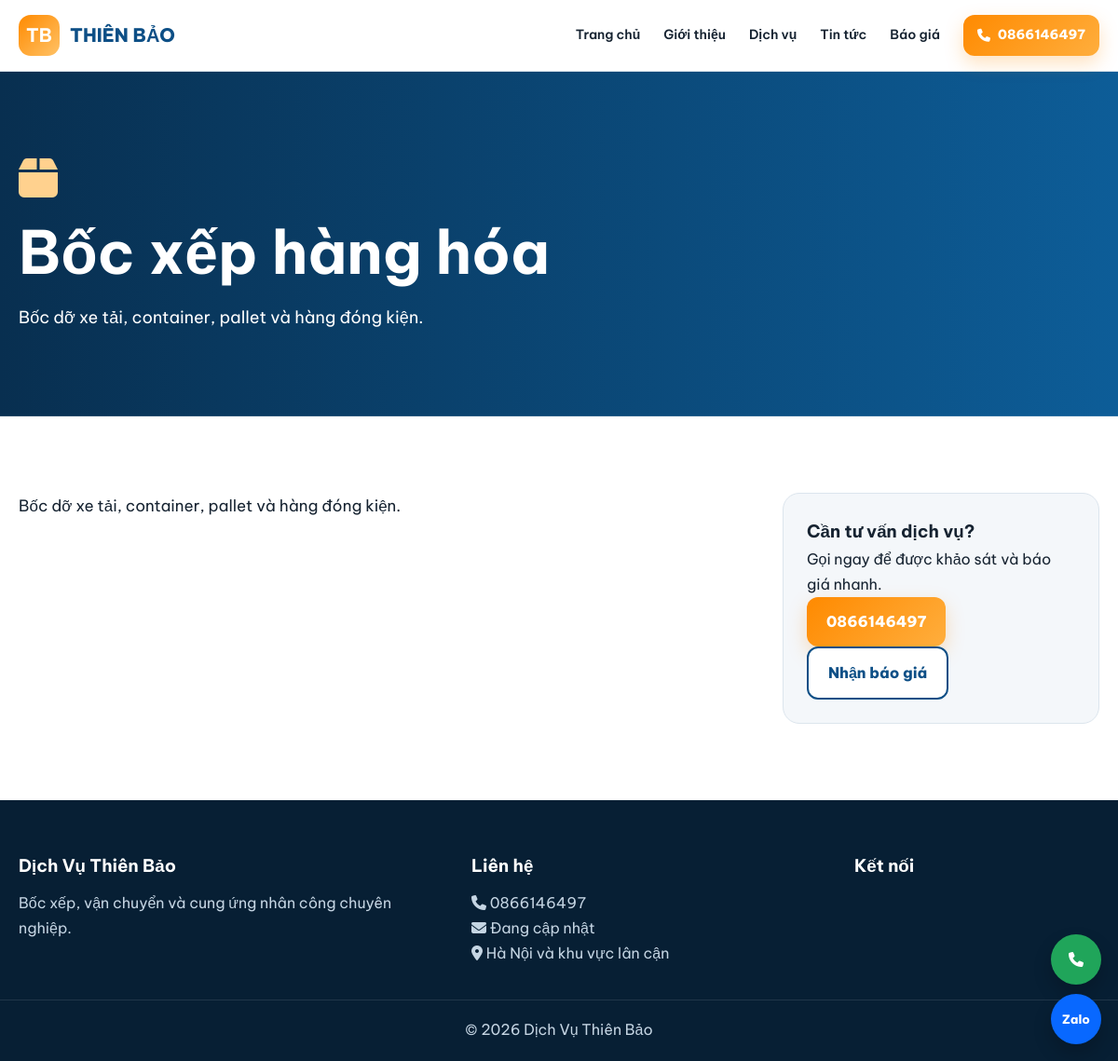
/dich-vu/boc-xep-hang-hoa, run on the app's committed database.
### app.py (models this page shows)
class SiteSetting(db.Model):
    id=db.Column(db.Integer,primary_key=True); key=db.Column(db.String(100),unique=True,nullable=False); value=db.Column(db.Text,default='')

class Service(db.Model):
    id=db.Column(db.Integer,primary_key=True); title=db.Column(db.String(160),nullable=False); slug=db.Column(db.String(180),unique=True,nullable=False)
    icon=db.Column(db.String(80),default='fa-solid fa-box'); short_description=db.Column(db.String(300),nullable=False); content=db.Column(db.Text)
    image=db.Column(db.String(255)); banner_image=db.Column(db.String(255)); faq=db.Column(db.Text); seo_title=db.Column(db.String(180)); seo_description=db.Column(db.String(320))
    is_active=db.Column(db.Boolean,default=True); sort_order=db.Column(db.Integer,default=0); created_at=db.Column(db.DateTime,default=datetime.utcnow)

### app.py (the view)
@app.get('/dich-vu/<slug>')
def service_detail(slug): return render_template('service_detail.html',service=Service.query.filter_by(slug=slug,is_active=True).first_or_404())

### app.py (called while the page is built)
def setting(key,default=''):
    row=SiteSetting.query.filter_by(key=key).first(); return row.value if row else DEFAULT_SETTINGS.get(key,default)

@app.context_processor
def globals_ctx():
    site={k:setting(k,v) for k,v in DEFAULT_SETTINGS.items()}
    site.update({'logo_image':setting('logo_image'),'favicon':setting('favicon'),'hero_image':setting('hero_image')})
    return {'site':site,'current_year':datetime.now().year,'csrf_token':csrf_token}

@app.before_request
def csrf_guard():
    if request.method=='POST': check_csrf()

### templates/service_detail.html (shortened to what this page needs)
{% extends 'base.html' %}{% block title %}{{ service.seo_title or service.title }} | {{ site.company_name }}{% endblock %}{% block description %}{{ service.seo_description or service.short_description }}{% endblock %}{% block content %}
<section class="page-hero" ><div class="container"><i class="{{ service.icon }} hero-icon"></i><h1>{{ service.title }}</h1><p>{{ service.short_description }}</p></div></section>
<section class="section"><div class="container content-grid"><article class="article"><div class="rich">{{ service.content|safe }}</div></article><aside class="cta-box"><h3>Cần tư vấn dịch vụ?</h3><p>Gọi ngay để được khảo sát và báo giá nhanh.</p><a class="btn" href="tel:{{ site.hotline }}">{{ site.hotline }}</a><a class="btn ghost" href="{{ url_for('index') }}#bao-gia">Nhận báo giá</a></aside></div></section>
{% endblock %}

### templates/base.html (shortened to what this page needs)
<!doctype html><html lang="vi"><head><meta charset="utf-8"><meta name="viewport" content="width=device-width,initial-scale=1">
<link rel="stylesheet" href="https://cdnjs.cloudflare.com/ajax/libs/font-awesome/6.7.2/css/all.min.css"><link rel="stylesheet" href="{{ url_for('static',filename='css/style.css') }}"></head><body>
<header class="site-header"><div class="container nav"><a class="brand" href="{{ url_for('index') }}">{% if site.logo_image %}<img src="{{ url_for('static',filename='uploads/'+site.logo_image) }}" alt="{{ site.company_name }}">{% else %}<b>TB</b><span>{{ site.logo_text }}</span>{% endif %}</a><button class="menu" aria-label="Menu"></button><nav class="links"><a href="{{ url_for('index') }}">Trang chủ</a><a href="{{ url_for('about') }}">Giới thiệu</a><a href="{{ url_for('index') }}#dich-vu">Dịch vụ</a><a href="{{ url_for('posts_list') }}">Tin tức</a><a href="{{ url_for('index') }}#bao-gia">Báo giá</a><a class="btn small" href="tel:{{ site.hotline }}"><i class="fa-solid fa-phone"></i> {{ site.hotline }}</a></nav></div></header>
<main>{% block content %}{% endblock %}</main>
<footer><div class="container footer"><div><h3>{{ site.company_name }}</h3><p>{{ site.footer_text }}</p></div><div><h3>Liên hệ</h3><p><i class="fa-solid fa-phone"></i> <a href="tel:{{ site.hotline }}">{{ site.hotline }}</a></p><p><i class="fa-solid fa-envelope"></i> {{ site.email or 'Đang cập nhật' }}</p><p><i class="fa-solid fa-location-dot"></i> {{ site.address }}</p></div><div><h3>Kết nối</h3></div></div><div class="copyright">© {{ current_year }} {{ site.copyright }}</div></footer>
<div class="floating"><a class="call" href="tel:{{ site.hotline }}"><i class="fa-solid fa-phone"></i></a><a class="zalo" href="{{ site.zalo_url }}" target="_blank">Zalo</a></div><script src="{{ url_for('static',filename='js/app.js') }}"></script></body></html>

### static/css/style.css (style rules this page uses)
:root { --p:#0d4f86;--pd:#062d4d;--a:#ff8a00;--bg:#f4f7fa;--text:#162331;--muted:#66788a;--line:#dce5ed;--white:#fff;--shadow:0 16px 42px rgba(10,64,108,.12) }
* { box-sizing:border-box;margin:0;padding:0 }
html { scroll-behavior:smooth }
body { font-family:'Be Vietnam Pro',sans-serif;color:var(--text);line-height:1.7;background:#fff }
a { text-decoration:none;color:inherit }
.container { width:min(1160px,calc(100% - 32px));margin:auto }
.site-header { position:sticky;top:0;z-index:50;background:rgba(255,255,255,.96);backdrop-filter:blur(12px);border-bottom:1px solid var(--line) }
.nav { height:76px;display:flex;align-items:center;justify-content:space-between }
.brand { display:flex;align-items:center;gap:11px;color:var(--p);font-weight:800;font-size:20px }
.brand b { display:grid;place-items:center;width:44px;height:44px;background:linear-gradient(135deg,var(--a),#ffc266);color:#fff;border-radius:13px }
.links { display:flex;align-items:center;gap:25px;font-weight:600;font-size:14px }
.btn { display:inline-flex;align-items:center;justify-content:center;gap:8px;background:linear-gradient(135deg,var(--a),#ffae3d);color:#fff!important;border:0;border-radius:12px;padding:13px 21px;font-weight:800;cursor:pointer;box-shadow:0 8px 20px rgba(255,138,0,.25) }
.btn.small { padding:10px 15px }
.btn.ghost { background:#fff;color:var(--p)!important;border:2px solid var(--p);box-shadow:none }
.hero h1,.page-hero h1 { font-size:clamp(38px,5.5vw,64px);line-height:1.14;color:var(--pd);margin:18px 0 }
.section { padding:82px 0 }
.page-hero { padding:90px 0;background:linear-gradient(90deg,#082f50,#0d5d98);color:#fff;background-size:cover;background-position:center }
.page-hero h1 { color:#fff;max-width:900px }
.page-hero p { max-width:760px;font-size:18px }
.hero-icon { font-size:48px;color:#ffd18e }
.content-grid { display:grid;grid-template-columns:1fr 340px;gap:45px }
.content-grid aside,.cta-box { background:var(--bg);border:1px solid var(--line);border-radius:18px;padding:25px;height:max-content;position:sticky;top:100px }
.article { font-size:17px }
footer { background:#071f34;color:#c5d5e3;padding:55px 0 20px }
.footer { display:grid;grid-template-columns:1.2fr 1fr .7fr;gap:35px }
.footer h3 { color:#fff;margin-bottom:10px }
.copyright { text-align:center;border-top:1px solid rgba(255,255,255,.1);margin-top:35px;padding-top:18px }
.floating { position:fixed;right:18px;bottom:18px;display:grid;gap:10px;z-index:45 }
.floating a { width:54px;height:54px;border-radius:50%;display:grid;place-items:center;color:#fff;box-shadow:0 10px 20px rgba(0,0,0,.2) }
.floating .call { background:#20a55a }
.floating .zalo { background:#0868ff;font-size:13px;font-weight:800 }

### data on the page
SiteSetting: logo_text "THIÊN BẢO"
SiteSetting: hotline "0866146497"
Service: title "Bốc xếp hàng hóa", short_description "Bốc dỡ xe tải, container, pallet và hàng đóng kiện.", content "Bốc dỡ xe tải, container, pallet và hàng đóng kiện."
SiteSetting: company_name "Dịch Vụ Thiên Bảo"
SiteSetting: footer_text "Bốc xếp, vận chuyển và cung ứng nhân công chuyên nghiệp."
SiteSetting: address "Hà Nội và khu vực lân cận"
SiteSetting: copyright "Dịch Vụ Thiên Bảo"

### other printed values
{{ site.email or 'Đang cập nhật' }} "Đang cập nhật"
